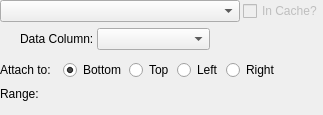
<ui version="4.0" >
 <class>AxisWidget</class>
 <widget class="QWidget" name="AxisWidget" >
  <property name="geometry" >
   <rect>
    <x>0</x>
    <y>0</y>
    <width>323</width>
    <height>115</height>
   </rect>
  </property>
  <property name="windowTitle" >
   <string>PlotMS Axis Widget</string>
  </property>
  <layout class="QVBoxLayout" >
   <property name="spacing" >
    <number>3</number>
   </property>
   <property name="leftMargin" >
    <number>0</number>
   </property>
   <property name="topMargin" >
    <number>0</number>
   </property>
   <property name="rightMargin" >
    <number>0</number>
   </property>
   <property name="bottomMargin" >
    <number>0</number>
   </property>
   <item>
    <layout class="QHBoxLayout" >
     <property name="spacing" >
      <number>3</number>
     </property>
     <item>
      <widget class="QComboBox" name="chooser" >
       <property name="sizePolicy" >
        <sizepolicy vsizetype="Fixed" hsizetype="Expanding" >
         <horstretch>0</horstretch>
         <verstretch>0</verstretch>
        </sizepolicy>
       </property>
      </widget>
     </item>
     <item>
      <widget class="QCheckBox" name="inCache" >
       <property name="enabled" >
        <bool>false</bool>
       </property>
       <property name="sizePolicy" >
        <sizepolicy vsizetype="Fixed" hsizetype="Preferred" >
         <horstretch>0</horstretch>
         <verstretch>0</verstretch>
        </sizepolicy>
       </property>
       <property name="text" >
        <string>In Cache?</string>
       </property>
      </widget>
     </item>
    </layout>
   </item>
   <item>
    <widget class="QFrame" name="dataFrame" >
     <property name="frameShape" >
      <enum>QFrame::NoFrame</enum>
     </property>
     <property name="frameShadow" >
      <enum>QFrame::Raised</enum>
     </property>
     <layout class="QHBoxLayout" >
      <property name="spacing" >
       <number>3</number>
      </property>
      <property name="leftMargin" >
       <number>20</number>
      </property>
      <property name="topMargin" >
       <number>0</number>
      </property>
      <property name="rightMargin" >
       <number>0</number>
      </property>
      <property name="bottomMargin" >
       <number>0</number>
      </property>
      <item>
       <widget class="QLabel" name="dataLabel" >
        <property name="text" >
         <string>Data Column:</string>
        </property>
        <property name="textFormat" >
         <enum>Qt::RichText</enum>
        </property>
       </widget>
      </item>
      <item>
       <widget class="QComboBox" name="dataChooser" >
        <property name="sizePolicy" >
         <sizepolicy vsizetype="Fixed" hsizetype="Expanding" >
          <horstretch>0</horstretch>
          <verstretch>0</verstretch>
         </sizepolicy>
        </property>
       </widget>
      </item>
      <item>
       <spacer>
        <property name="orientation" >
         <enum>Qt::Horizontal</enum>
        </property>
        <property name="sizeHint" >
         <size>
          <width>40</width>
          <height>20</height>
         </size>
        </property>
       </spacer>
      </item>
     </layout>
    </widget>
   </item>
   <item>
    <widget class="QFrame" name="frame_2" >
     <property name="frameShape" >
      <enum>QFrame::NoFrame</enum>
     </property>
     <property name="frameShadow" >
      <enum>QFrame::Raised</enum>
     </property>
     <layout class="QHBoxLayout" >
      <property name="spacing" >
       <number>3</number>
      </property>
      <property name="leftMargin" >
       <number>0</number>
      </property>
      <property name="topMargin" >
       <number>0</number>
      </property>
      <property name="rightMargin" >
       <number>0</number>
      </property>
      <property name="bottomMargin" >
       <number>0</number>
      </property>
      <item>
       <widget class="QLabel" name="attachLabel" >
        <property name="minimumSize" >
         <size>
          <width>60</width>
          <height>0</height>
         </size>
        </property>
        <property name="maximumSize" >
         <size>
          <width>60</width>
          <height>16777215</height>
         </size>
        </property>
        <property name="text" >
         <string>Attach to:</string>
        </property>
        <property name="textFormat" >
         <enum>Qt::RichText</enum>
        </property>
       </widget>
      </item>
      <item>
       <widget class="QRadioButton" name="attachBottom" >
        <property name="text" >
         <string>Bottom</string>
        </property>
        <property name="checked" >
         <bool>true</bool>
        </property>
       </widget>
      </item>
      <item>
       <widget class="QRadioButton" name="attachTop" >
        <property name="text" >
         <string>Top</string>
        </property>
       </widget>
      </item>
      <item>
       <widget class="QRadioButton" name="attachLeft" >
        <property name="text" >
         <string>Left</string>
        </property>
       </widget>
      </item>
      <item>
       <widget class="QRadioButton" name="attachRight" >
        <property name="text" >
         <string>Right</string>
        </property>
       </widget>
      </item>
      <item>
       <spacer>
        <property name="orientation" >
         <enum>Qt::Horizontal</enum>
        </property>
        <property name="sizeHint" >
         <size>
          <width>40</width>
          <height>20</height>
         </size>
        </property>
       </spacer>
      </item>
     </layout>
    </widget>
   </item>
   <item>
    <layout class="QHBoxLayout" >
     <property name="spacing" >
      <number>3</number>
     </property>
     <property name="topMargin" >
      <number>0</number>
     </property>
     <item>
      <widget class="QLabel" name="rangeLabel" >
       <property name="text" >
        <string>Range:</string>
       </property>
       <property name="textFormat" >
        <enum>Qt::RichText</enum>
       </property>
       <property name="alignment" >
        <set>Qt::AlignLeading|Qt::AlignLeft|Qt::AlignTop</set>
       </property>
      </widget>
     </item>
     <item>
      <widget class="QFrame" name="rangeFrame" >
       <property name="sizePolicy" >
        <sizepolicy vsizetype="Preferred" hsizetype="Expanding" >
         <horstretch>0</horstretch>
         <verstretch>0</verstretch>
        </sizepolicy>
       </property>
       <property name="frameShape" >
        <enum>QFrame::NoFrame</enum>
       </property>
       <property name="frameShadow" >
        <enum>QFrame::Raised</enum>
       </property>
      </widget>
     </item>
    </layout>
   </item>
  </layout>
 </widget>
 <resources/>
 <connections/>
</ui>
